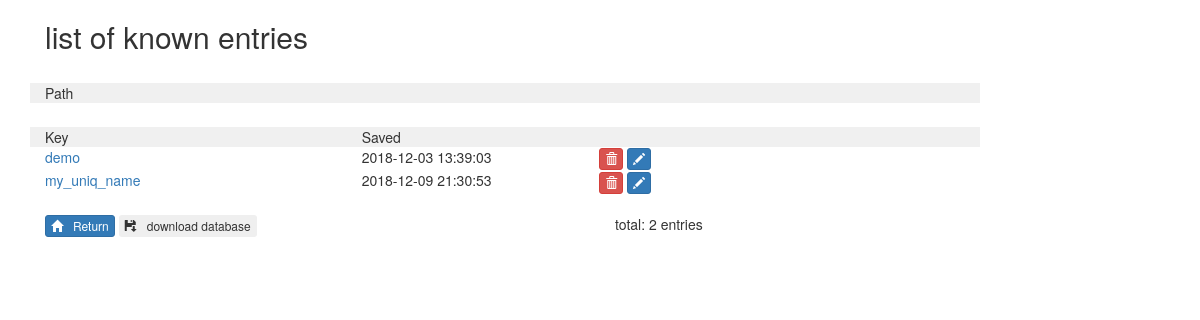
/list, run on an earlier commit of the app's database.
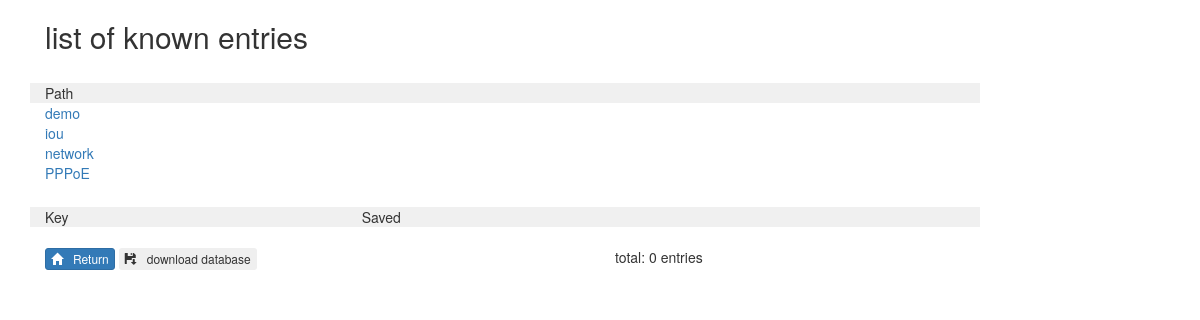
And on a later commit of the database.
### tables this page shows
CREATE TABLE templates 
                  (name     VARCHAR(256) PRIMARY KEY NOT NULL, 
                   template VARCHAR(32768),
                   params   VARCHAR(1024),
                   timestamp TIMESTAMP DEFAULT CURRENT_TIMESTAMP);

### parser.py (the view)
@app.route('/list/<path:list_path>', methods=['GET', 'POST'])
@app.route('/list/', defaults={'list_path': ''},  methods=['GET', 'POST']  )
@app.route('/list',  defaults={'list_path': ''} )
def name_list(list_path):
    if request.method == 'POST':
        if request.form['action'] == "delete":
              delete(request.form['name'])
        if request.form['action'] == "rename":
              renameto (request.form['entry'], request.form['to'], request.form['path'])
    try:
        conn = sqlite3.connect(SQL_FILE)
        c = conn.cursor()
        c.execute("""
                     SELECT name,timestamp
                            FROM templates
                            WHERE     name LIKE ?
                                  AND name NOT LIKE ?
                  """,
                                ('{}/%'.format(list_path),  '{}/%/%'.format(list_path))
                       if list_path!=''
                       else     ( '%', '%/%' )
                  )
        entries = {}
        for row in c:
            try:
                full_path, relative_name = row[0].rsplit("/", 1)
            except:
                full_path, relative_name = '', row[0]
            entries[relative_name]  = { 'name': row[0], 'path': full_path, 'timestamp': row[1] }
        c.execute("""
                     SELECT name
                             FROM templates
                             WHERE name LIKE ?
                  """,
                       	( '{}/%/%'.format(list_path) if list_path!='' else '%/%', ))
        paths = {}
        if list_path!='':
            backpath = join_paths (list_path.split('/')[:-1])
            paths['/']  = { 'link': '' }
            paths['..'] = { 'link': backpath }
        for row in c:
           relative_path = row[0][len(list_path):]
           if relative_path[0]=='/':
               relative_path = relative_path[1:]
           short_path = relative_path.split('/')[0]
           paths[short_path]  = { 'link': join_paths((list_path, short_path)) }
        conn.commit()
        conn.close()
        return render_template('list.html',
                               nb=len(entries), entries=entries,
                               paths=paths,
                               current_path=list_path,
                               root=request.url_root)
    except Exception as e:
        print( "Exception {}".format(e.args) )
        return ('<html><body><h2>Internal Error</h2></body></html>')

### parser.py (called while the page is built)
def join_paths(*paths):
   return '/'.join(filter(None, *paths))

### templates/list.html (shortened to what this page needs)
{% extends 'base.html' %}
{% block body %}
     <form class="container">
         <H2>list of known entries</H2>
         <div id="rename_to"></div><br>
         <div class="row">
             <div class="col-md-10">
                    <div class="row" style="background-color: #f0f0f0;">
                         <div class="col-md-4"> Path</div>
                    </div>
                {% for path in paths.keys() | sort %}
                    <div class="row">
                         <div class="col-md-4">
                                 <a href="/list/{{ paths[path]['link'] }}"> {{ path }}</A>
                         </div>
                    </div>
                {% endfor %}
             </div>
         </div>
         <div class="row" style="margin-top:24px">
             <div class="col-md-10">
                    <div class="row" style="background-color: #f0f0f0;">
                         <div class="col-md-4"> Key </div>
                         <div class="col-md-3"> Saved </div>
                         <div class="col-md-2"> </div>
                    </div>
                {% for entry in entries.keys() | sort %}
                    <div class="row">
                         <div class="col-md-4">
                                 <a href="/load/{{ entries[entry]['name'] }}" class="edithide{{loop.index}}" id="entry{{loop.index}}">
                                    {{ entry }}
                                 </A>
                         </div>
                         <div class="col-md-3">{{ entries[entry]['timestamp'] }}</div>
                         <div class="col-md-2" id="menu{{loop.index}}">
                                   <button type="button" class="btn btn-danger btn-xs edithide"
				           id="delete{{loop.index}}" value="Delete"
                                           onClick="doDelete( {{loop.index}}, '{{ entries[entry]['name'] }}' )">
                                       <i class="glyphicon glyphicon-trash"> </i>
                                   </button>
                                   <button type="button" class="btn btn-primary btn-xs pressme{{loop.index}} edithide"
                                           id="rename_{{loop.index}}">
                                       <i class="glyphicon glyphicon-pencil"> </i>
                                   </button>
                         </div>
                     </div>
                {% endfor %}
             </div>
          </div>
         <div class="row">
             <div class="col-md-6">
               <br>
                   <button type="button" class="btn btn-primary btn-xs" id="home" onClick="location.href='/'">
                                <i class="glyphicon glyphicon-home"></i> &nbsp; Return
                   </button>
                   <button type="button" class="btn btn-secondary btn-xs" id="save" onClick="location.href='/csv'">
                                <i class="glyphicon glyphicon-floppy-save"></i> &nbsp; download database
                   </button>
             </div>
         <div class="row">
             <div class="col-md-6 pull-right">
               <br>
                total: {{ nb }} entries
             </div>
         </div>
       </form>
{% endblock %}

What changed in the data, as far as the page shows it:
removed templates: name "demo", timestamp "2018-12-03 13:39:03"
removed templates: name "my_uniq_name", timestamp "2018-12-09 21:30:53"
Also different on the page:
{{ nb }}: "2" → "0"
new list line: "demo"
new list line: "iou"
new list line: "network"
new list line: "PPPoE"
